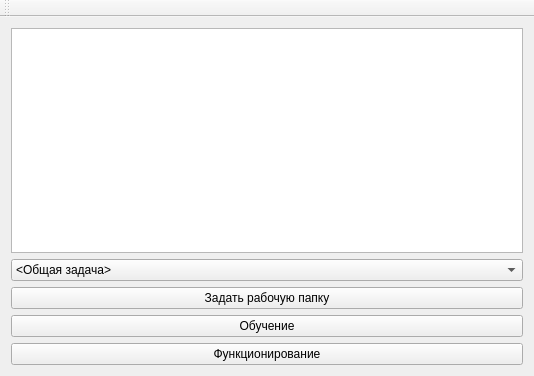
<?xml version="1.0" encoding="UTF-8"?>
<ui version="4.0">
 <class>MainWindow</class>
 <widget class="QMainWindow" name="MainWindow">
  <property name="geometry">
   <rect>
    <x>0</x>
    <y>0</y>
    <width>534</width>
    <height>376</height>
   </rect>
  </property>
  <property name="windowTitle">
   <string>Neuro Project</string>
  </property>
  <widget class="QWidget" name="centralWidget">
   <property name="sizePolicy">
    <sizepolicy hsizetype="Expanding" vsizetype="Expanding">
     <horstretch>0</horstretch>
     <verstretch>0</verstretch>
    </sizepolicy>
   </property>
   <property name="maximumSize">
    <size>
     <width>16777215</width>
     <height>16777215</height>
    </size>
   </property>
   <layout class="QVBoxLayout" name="verticalLayout">
    <item>
     <widget class="QTextBrowser" name="textBrowser">
      <property name="enabled">
       <bool>true</bool>
      </property>
      <property name="sizePolicy">
       <sizepolicy hsizetype="Expanding" vsizetype="Expanding">
        <horstretch>0</horstretch>
        <verstretch>0</verstretch>
       </sizepolicy>
      </property>
      <property name="maximumSize">
       <size>
        <width>16777215</width>
        <height>16777215</height>
       </size>
      </property>
      <property name="tabStopWidth">
       <number>80</number>
      </property>
     </widget>
    </item>
    <item>
     <widget class="QComboBox" name="comboZad">
      <item>
       <property name="text">
        <string>&lt;Общая задача&gt;</string>
       </property>
      </item>
      <item>
       <property name="text">
        <string>Trade</string>
       </property>
      </item>
     </widget>
    </item>
    <item>
     <widget class="QPushButton" name="pushButton_dir">
      <property name="text">
       <string>Задать рабочую папку</string>
      </property>
     </widget>
    </item>
    <item>
     <widget class="QPushButton" name="pushButton_train">
      <property name="enabled">
       <bool>true</bool>
      </property>
      <property name="layoutDirection">
       <enum>Qt::LeftToRight</enum>
      </property>
      <property name="text">
       <string>Обучение</string>
      </property>
     </widget>
    </item>
    <item>
     <widget class="QPushButton" name="pushButton_func">
      <property name="text">
       <string>Функционирование</string>
      </property>
     </widget>
    </item>
   </layout>
  </widget>
  <widget class="QMenuBar" name="menuBar">
   <property name="geometry">
    <rect>
     <x>0</x>
     <y>0</y>
     <width>534</width>
     <height>26</height>
    </rect>
   </property>
  </widget>
  <widget class="QToolBar" name="mainToolBar">
   <attribute name="toolBarArea">
    <enum>TopToolBarArea</enum>
   </attribute>
   <attribute name="toolBarBreak">
    <bool>false</bool>
   </attribute>
  </widget>
 </widget>
 <layoutdefault spacing="6" margin="11"/>
 <resources/>
 <connections/>
</ui>
